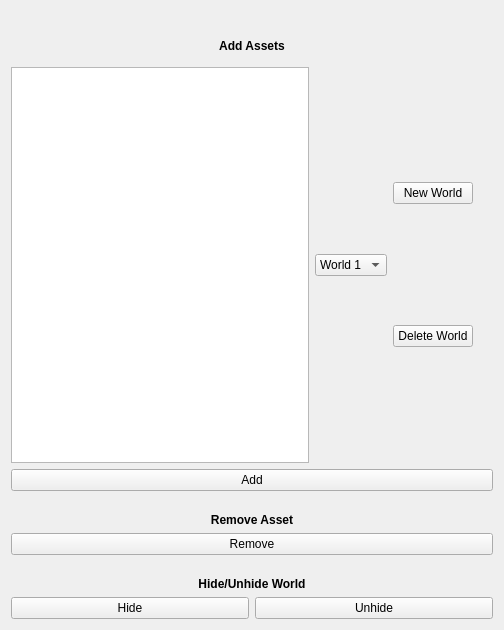
<?xml version="1.0" encoding="UTF-8"?>
<ui version="4.0">
 <class>Form</class>
 <widget class="QWidget" name="Form">
  <property name="geometry">
   <rect>
    <x>0</x>
    <y>0</y>
    <width>504</width>
    <height>630</height>
   </rect>
  </property>
  <property name="windowTitle">
   <string>Form</string>
  </property>
  <layout class="QVBoxLayout" name="verticalLayout_2">
   <item>
    <widget class="QLabel" name="lbl_image">
     <property name="text">
      <string/>
     </property>
     <property name="pixmap">
      <pixmap resource="wk10_swap.qrc">:/first/img/scene_swap.jpg</pixmap>
     </property>
    </widget>
   </item>
   <item>
    <layout class="QVBoxLayout" name="verticalLayout">
     <item>
      <widget class="QLabel" name="label_2">
       <property name="minimumSize">
        <size>
         <width>0</width>
         <height>30</height>
        </size>
       </property>
       <property name="font">
        <font>
         <bold>true</bold>
        </font>
       </property>
       <property name="text">
        <string>Add Assets</string>
       </property>
       <property name="alignment">
        <set>Qt::AlignmentFlag::AlignCenter</set>
       </property>
      </widget>
     </item>
     <item>
      <layout class="QHBoxLayout" name="horizontalLayout_2">
       <property name="topMargin">
        <number>0</number>
       </property>
       <item>
        <widget class="QTextBrowser" name="textBrowser"/>
       </item>
       <item>
        <widget class="QComboBox" name="cbx_worlds">
         <item>
          <property name="text">
           <string>World 1</string>
          </property>
         </item>
         <item>
          <property name="text">
           <string>World 2</string>
          </property>
         </item>
         <item>
          <property name="text">
           <string>World 3</string>
          </property>
         </item>
        </widget>
       </item>
       <item>
        <layout class="QVBoxLayout" name="verticalLayout_3">
         <property name="rightMargin">
          <number>20</number>
         </property>
         <item>
          <widget class="QPushButton" name="btn_new_world">
           <property name="text">
            <string>New World</string>
           </property>
          </widget>
         </item>
         <item>
          <widget class="QPushButton" name="btn_delete_world">
           <property name="text">
            <string>Delete World</string>
           </property>
          </widget>
         </item>
        </layout>
       </item>
      </layout>
     </item>
     <item>
      <widget class="QPushButton" name="btn_add">
       <property name="text">
        <string>Add</string>
       </property>
      </widget>
     </item>
     <item>
      <widget class="QLabel" name="label_5">
       <property name="maximumSize">
        <size>
         <width>16777215</width>
         <height>10</height>
        </size>
       </property>
       <property name="text">
        <string/>
       </property>
      </widget>
     </item>
     <item>
      <widget class="QLabel" name="label_3">
       <property name="font">
        <font>
         <bold>true</bold>
        </font>
       </property>
       <property name="text">
        <string>Remove Asset</string>
       </property>
       <property name="alignment">
        <set>Qt::AlignmentFlag::AlignCenter</set>
       </property>
      </widget>
     </item>
     <item>
      <widget class="QPushButton" name="btn_remove">
       <property name="text">
        <string>Remove</string>
       </property>
      </widget>
     </item>
     <item>
      <widget class="QLabel" name="label_4">
       <property name="maximumSize">
        <size>
         <width>16777215</width>
         <height>10</height>
        </size>
       </property>
       <property name="text">
        <string/>
       </property>
      </widget>
     </item>
     <item>
      <widget class="QLabel" name="label">
       <property name="font">
        <font>
         <bold>true</bold>
        </font>
       </property>
       <property name="text">
        <string>Hide/Unhide World</string>
       </property>
       <property name="alignment">
        <set>Qt::AlignmentFlag::AlignCenter</set>
       </property>
      </widget>
     </item>
     <item>
      <layout class="QHBoxLayout" name="horizontalLayout">
       <property name="topMargin">
        <number>0</number>
       </property>
       <item>
        <widget class="QPushButton" name="btn_hide">
         <property name="text">
          <string>Hide</string>
         </property>
        </widget>
       </item>
       <item>
        <widget class="QPushButton" name="btn_unhide">
         <property name="text">
          <string>Unhide</string>
         </property>
        </widget>
       </item>
      </layout>
     </item>
    </layout>
   </item>
  </layout>
 </widget>
 <resources>
  <include location="wk10_swap.qrc"/>
 </resources>
 <connections/>
</ui>
